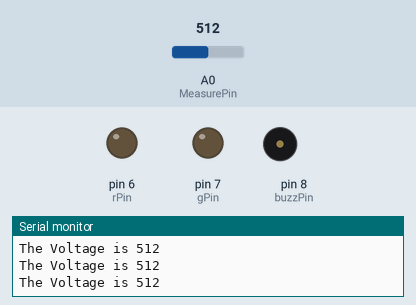
Recording of a sketch running on a simulated Arduino Uno, built with avr-gcc and run on an emulated ATmega328P. On the bench: output pins drawn as LEDs (lit = HIGH), buzzer (waves = sounding, pin HIGH), the last lines printed to the serial monitor. The test bench sets the inputs (shaded band); at power-on: A0 (MeasurePin) = 512.

Above: at 1.2 s.
1.3 s: A0 (MeasurePin) set to 705
At 1.46 s:
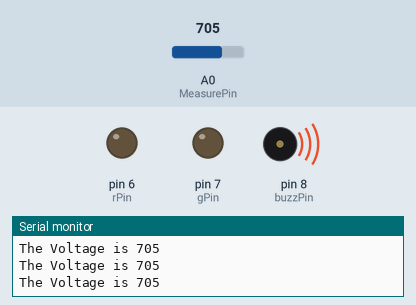
4.3 s: A0 (MeasurePin) set to 732
7.3 s: A0 (MeasurePin) set to 922
At 8.1 s:
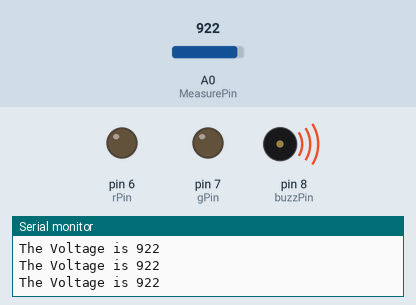
10.3 s: A0 (MeasurePin) set to 941
Timing chart, 0 to 14.3 s (numbered marks = the images above; inputs shaded):
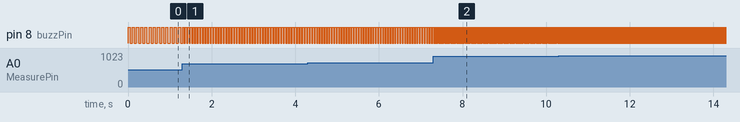

Measured:
- after the input at 1.3 s, pin 8 (buzzPin): alternates HIGH for 0.03 s and LOW for 0.03 s, starting after 0.07 s
- after the input at 7.3 s, pin 8 (buzzPin): alternates HIGH for 0.01 s and LOW for 0.01 s, starting after 0.06 s
- by itself, pin 8 (buzzPin): alternates HIGH for 0.05 s and LOW for 0.05 s

The sketch:

PhotoresistorHW.ino
```cpp
//Photoresistor
int gPin = 7;
int rPin = 6;

int MeasurePin = A0;
int voltage;

int buzzPin = 8;
float dt;

void setup() {
  // put your setup code here, to run once:

  Serial.begin(9600);
  pinMode(MeasurePin,INPUT);
  pinMode(gPin,OUTPUT);
  pinMode(rPin,OUTPUT);
  pinMode(buzzPin,OUTPUT);

}

void loop() {
  // put your main code here, to run repeatedly:

  voltage = analogRead(MeasurePin);
  Serial.print("The Voltage is ");
  Serial.println(voltage);

  digitalWrite(buzzPin,HIGH);
  dt = ((-99./1023.)*(voltage) +100);
  delay(dt);
  digitalWrite(buzzPin,LOW);
  delay(dt);

}
```
